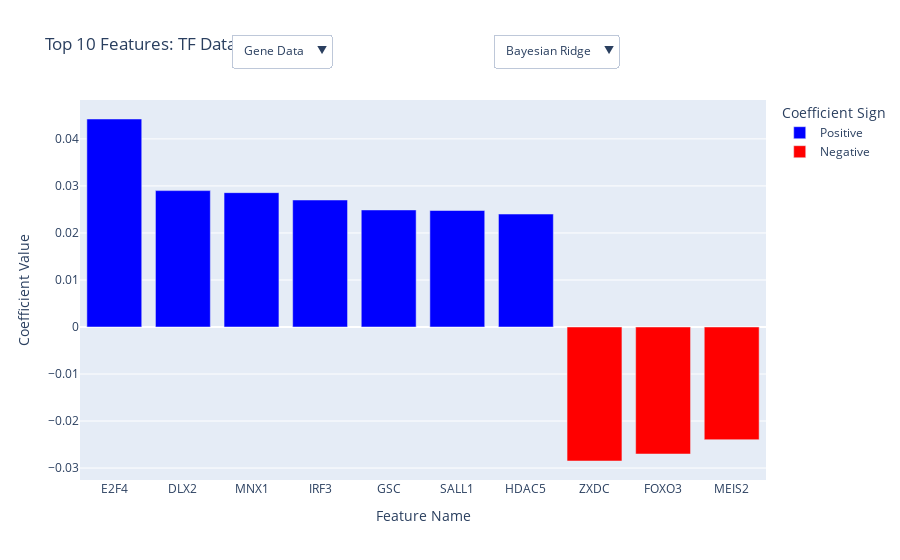

Write notebook code for a chart like this one.
### Markdown cell above
# Implement Simple Regression Models
Implement the Ridge regression model and train it on the TF dataset.

### Code cell
from sklearn.base import clone
from visualizations.visualizations import create_coefficients_visualization
# Define models
models = {
    "Linear": (LinearRegression()),
    "Ridge": (RidgeCV(alphas=[0.01, 0.1, 1.0, 10.0], cv=5)),
    "Lasso": (LassoCV(alphas=[0.01, 0.1, 1.0, 10.0], cv=5)),
    "Elastic Net": (ElasticNetCV(l1_ratio=[0.2, 0.4, 0.6, 0.8], alphas=[0.01, 0.1, 1.0, 10.0], cv=5)),
    "Bayesian Ridge": (BayesianRidge()),
    "Huber": (HuberRegressor()),
}

# Define feature sets
feature_sets = {
    "TF Data": (X_tf_train, y_tf_train, X_tf_test, y_tf_test),
    "Gene Data": (X_gene_train, y_gene_train, X_gene_test, y_gene_test),
}

class ModelPipeline:
    def __init__(self, models, feature_sets):
        self.models = models 
        self.feature_sets = feature_sets
        self.trained_models = {}  # Dictionary to store trained models
        self.results = {}  # Dictionary to store evaluation results

    def train_and_evaluate(self):
        for feature_name, (
            X_train,
            y_train,
            X_test,
            y_test,
        ) in self.feature_sets.items():
            for model_name, base_model in self.models.items():
                logging.debug(f"Training {model_name} on {feature_name}...")

                # Clone the base model to ensure no overwriting
                model = clone(base_model)

                # Train the cloned model
                trained_model = model.fit(X_train, y_train)

                # Store the trained model with a unique key
                self.trained_models[(feature_name, model_name)] = trained_model

                # Evaluate the model
                test_loss, metrics = evaluate_shallow_model(
                    trained_model, X_test, y_test
                )
                self.results[(feature_name, model_name)] = metrics

    def get_results(self):
        results_df = pd.DataFrame.from_dict(self.results, orient="index")
        results_df.index = pd.MultiIndex.from_tuples(
            results_df.index, names=["Feature Set", "Regression Model Type"]
        )
        return results_df.sort_index()

    def visualize_coefficients(self, top_n=10):
        create_coefficients_visualization(
            self.trained_models, self.feature_sets, top_n
        )


# Usage
pipeline = ModelPipeline(models, feature_sets)
pipeline.train_and_evaluate()
results_df = pipeline.get_results()
pipeline.visualize_coefficients(top_n=10)

### Figure 1 — Plotly figure (JSON) as saved in the notebook; plotly's stock layout.template omitted (floating-point values rounded to 4 significant figures)
{"data": [{"marker": {"color": "blue"}, "name": "Positive", "showlegend": true, "type": "bar", "visible": true, "x": ["E2F4", "DLX2", "MNX1", "IRF3", "GSC", "SALL1", "HDAC5"], "y": [0.04423, 0.029, 0.02857, 0.027, 0.02489, 0.02477, 0.02402]}, {"marker": {"color": "red"}, "name": "Negative", "showlegend": true, "type": "bar", "visible": true, "x": ["ZXDC", "FOXO3", "MEIS2"], "y": [-0.0285, -0.02701, -0.02397]}, {"marker": {"color": "blue"}, "name": "Positive", "showlegend": true, "type": "bar", "visible": false, "x": ["E2F4", "DLX2", "MNX1", "IRF3", "GSC", "SALL1", "HDAC5", "BHLHE40"], "y": [0.04371, 0.02843, 0.02774, 0.02662, 0.02442, 0.02404, 0.02372, 0.02349]}, {"marker": {"color": "red"}, "name": "Negative", "showlegend": true, "type": "bar", "visible": false, "x": ["ZXDC", "FOXO3"], "y": [-0.02764, -0.02637]}, {"marker": {"color": "blue"}, "name": "Positive", "showlegend": true, "type": "bar", "visible": false, "x": ["E2F4", "DMAP1", "RCOR2", "E2F2", "SP7"], "y": [0.04913, 0.01049, 0.007261, 0.007252, 0.00699]}, {"marker": {"color": "red"}, "name": "Negative", "showlegend": true, "type": "bar", "visible": false, "x": ["HBP1", "FOXO3", "RB1", "CREB1", "ABL1"], "y": [-0.02168, -0.01292, -0.00993, -0.009762, -0.007214]}, {"marker": {"color": "blue"}, "name": "Positive", "showlegend": true, "type": "bar", "visible": false, "x": ["E2F4", "HOXB7", "NR2C1"], "y": [0.0336, 0.01167, 0.01152]}, {"marker": {"color": "red"}, "name": "Negative", "showlegend": true, "type": "bar", "visible": false, "x": ["HBP1", "MEIS2", "ABL1", "FOXO3", "HDAC9", "ZBTB33", "EPAS1"], "y": [-0.01652, -0.01333, -0.01239, -0.01227, -0.01107, -0.0108, -0.01048]}, {"marker": {"color": "blue"}, "name": "Positive", "showlegend": true, "type": "bar", "visible": false, "x": ["E2F4", "HDAC5", "IRF3", "NR2C1"], "y": [0.02306, 0.01525, 0.01514, 0.015]}, {"marker": {"color": "red"}, "name": "Negative", "showlegend": true, "type": "bar", "visible": false, "x": ["ZBTB33", "ABL1", "FOXO3", "MEIS2", "ZXDC", "HBP1"], "y": [-0.01448, -0.01382, -0.01347, -0.01269, -0.01237, -0.01235]}, {"marker": {"color": "blue"}, "name": "Positive", "showlegend": true, "type": "bar", "visible": false, "x": ["E2F4", "MNX1", "DLX2", "IRF3", "RXRG", "NHLH2", "HDAC5", "BHLHE40"], "y": [0.02571, 0.01758, 0.0173, 0.01691, 0.01615, 0.01614, 0.01593, 0.01549]}, {"marker": {"color": "red"}, "name": "Negative", "showlegend": true, "type": "bar", "visible": false, "x": ["ZNF91", "ZXDC"], "y": [-0.01798, -0.01753]}, {"marker": {"color": "blue"}, "name": "Positive", "showlegend": true, "type": "bar", "visible": false, "x": ["NFATC4", "ALAS1", "BAD", "ATF1", "CDK4"], "y": [19780000000.0, 17700000000.0, 9459000000.0, 8964000000.0, 7740000000.0]}, {"marker": {"color": "red"}, "name": "Negative", "showlegend": true, "type": "bar", "visible": false, "x": ["ANXA7", "ACAT2", "CCND1", "AGL", "BLMH"], "y": [-24220000000.0, -21690000000.0, -18750000000.0, -9739000000.0, -6917000000.0]}, {"marker": {"color": "blue"}, "name": "Positive", "showlegend": true, "type": "bar", "visible": false, "x": ["PIGB", "IL1B", "CIAPIN1", "BNIP3"], "y": [0.01118, 0.01037, 0.009947, 0.009932]}, {"marker": {"color": "red"}, "name": "Negative", "showlegend": true, "type": "bar", "visible": false, "x": ["TMEM97", "GRWD1", "RXYLT1", "ERO1A", "MBOAT7", "BAX"], "y": [-0.01477, -0.01429, -0.01201, -0.011, -0.01016, -0.009926]}, {"marker": {"color": "blue"}, "name": "Positive", "showlegend": true, "type": "bar", "visible": false, "x": ["SIRT3", "NUSAP1", "CDC42", "ABCF3"], "y": [0.01232, 0.01224, 0.008952, 0.008184]}, {"marker": {"color": "red"}, "name": "Negative", "showlegend": true, "type": "bar", "visible": false, "x": ["TMEM97", "OXCT1", "NOL3", "GRWD1", "MBOAT7", "AURKA"], "y": [-0.02138, -0.01298, -0.01296, -0.01248, -0.009453, -0.008722]}, {"marker": {"color": "blue"}, "name": "Positive", "showlegend": true, "type": "bar", "visible": false, "x": ["SIRT3", "NUSAP1", "SNX13", "IL1B"], "y": [0.009923, 0.009275, 0.008936, 0.008446]}, {"marker": {"color": "red"}, "name": "Negative", "showlegend": true, "type": "bar", "visible": false, "x": ["TMEM97", "GRWD1", "MBOAT7", "OXCT1", "BAX", "RXYLT1"], "y": [-0.01619, -0.01457, -0.009789, -0.009163, -0.009015, -0.008448]}, {"marker": {"color": "blue"}, "name": "Positive", "showlegend": true, "type": "bar", "visible": false, "x": ["IL1B", "PIGB", "SNX13", "SIRT3"], "y": [0.0089, 0.008852, 0.008473, 0.008362]}, {"marker": {"color": "red"}, "name": "Negative", "showlegend": true, "type": "bar", "visible": false, "x": ["TMEM97", "GRWD1", "RXYLT1", "MBOAT7", "ERO1A", "BAX"], "y": [-0.01332, -0.01272, -0.009376, -0.008881, -0.008676, -0.008227]}, {"marker": {"color": "blue"}, "name": "Positive", "showlegend": true, "type": "bar", "visible": false, "x": ["PIGB", "CDC42", "NUSAP1", "SIRT3", "INTS3", "IL1B"], "y": [0.008639, 0.008384, 0.007898, 0.00774, 0.007519, 0.007144]}, {"marker": {"color": "red"}, "name": "Negative", "showlegend": true, "type": "bar", "visible": false, "x": ["GRWD1", "TMEM97", "ERO1A", "CNPY3"], "y": [-0.01075, -0.009856, -0.007354, -0.006708]}], "layout": {"legend": {"title": {"text": "Coefficient Sign"}}, "title": {"text": "Top 10 Features: TF Data - Linear"}, "updatemenus": [{"buttons": [{"args": [{"visible": [false, false, false, false, false, false, false, false, false, false, false, false, false, false, false, false, false, false, false, false, true, true, false, false]}, {"title": "Top 10 Features: Gene Data - Bayesian Ridge"}], "label": "Gene Data", "method": "update"}, {"args": [{"visible": [false, false, false, false, false, false, false, false, true, true, false, false, false, false, false, false, false, false, false, false, false, false, false, false]}, {"title": "Top 10 Features: TF Data - Bayesian Ridge"}], "label": "TF Data", "method": "update"}], "direction": "down", "name": "Feature Set", "pad": {"r": 10, "t": 10}, "showactive": true, "x": 0.3, "xanchor": "center", "y": 1.2, "yanchor": "top"}, {"buttons": [{"args": [{"visible": [false, false, false, false, false, false, false, false, true, true, false, false, false, false, false, false, false, false, false, false, false, false, false, false]}, {"title": "Top 10 Features: TF Data - Bayesian Ridge"}], "label": "Bayesian Ridge", "method": "update"}, {"args": [{"visible": [false, false, false, false, false, false, true, true, false, false, false, false, false, false, false, false, false, false, false, false, false, false, false, false]}, {"title": "Top 10 Features: TF Data - Elastic Net"}], "label": "Elastic Net", "method": "update"}, {"args": [{"visible": [false, false, false, false, false, false, false, false, false, false, true, true, false, false, false, false, false, false, false, false, false, false, false, false]}, {"title": "Top 10 Features: TF Data - Huber"}], "label": "Huber", "method": "update"}, {"args": [{"visible": [false, false, false, false, true, true, false, false, false, false, false, false, false, false, false, false, false, false, false, false, false, false, false, false]}, {"title": "Top 10 Features: TF Data - Lasso"}], "label": "Lasso", "method": "update"}, {"args": [{"visible": [true, true, false, false, false, false, false, false, false, false, false, false, false, false, false, false, false, false, false, false, false, false, false, false]}, {"title": "Top 10 Features: TF Data - Linear"}], "label": "Linear", "method": "update"}, {"args": [{"visible": [false, false, true, true, false, false, false, false, false, false, false, false, false, false, false, false, false, false, false, false, false, false, false, false]}, {"title": "Top 10 Features: TF Data - Ridge"}], "label": "Ridge", "method": "update"}], "direction": "down", "name": "Model Type", "pad": {"r": 10, "t": 10}, "showactive": true, "x": 0.7, "xanchor": "center", "y": 1.2, "yanchor": "top"}], "xaxis": {"title": {"text": "Feature Name"}}, "yaxis": {"title": {"text": "Coefficient Value"}}}}
